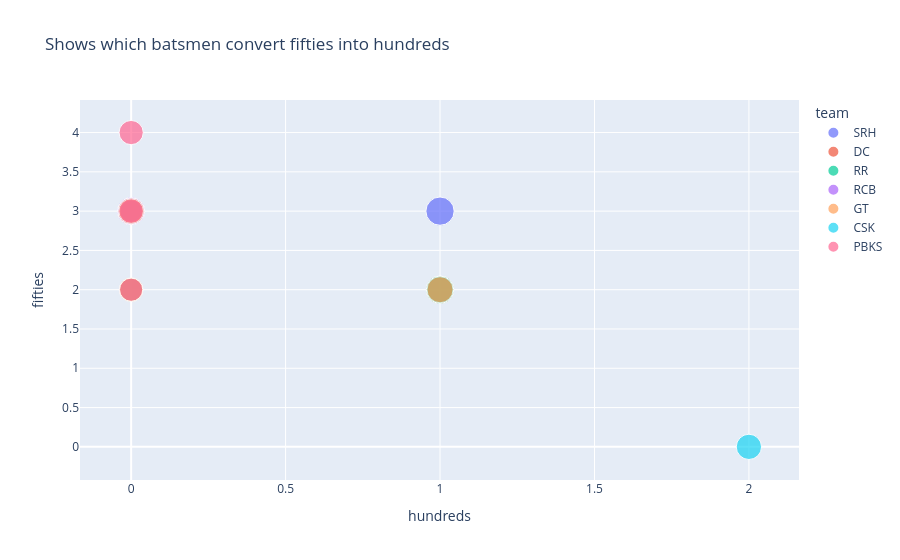

Source (notebook cell):
### Code cell
px.scatter(df, x="hundreds", y="fifties", size="runs", color="team", title="Shows which batsmen convert fifties into hundreds")

### Figure 1 — Plotly figure (JSON) as saved in the notebook; plotly's stock layout.template omitted (floating-point values rounded to 4 significant figures)
{"data": [{"hovertemplate": "team=SRH<br>hundreds=%{x}<br>fifties=%{y}<br>runs=%{marker.size}<extra></extra>", "legendgroup": "SRH", "marker": {"color": "#636efa", "size": [380, 349, 312], "sizemode": "area", "sizeref": 0.95, "symbol": "circle"}, "mode": "markers", "name": "SRH", "orientation": "v", "showlegend": true, "type": "scatter", "x": [1, 0, 0], "xaxis": "x", "y": [3, 3, 3], "yaxis": "y"}, {"hovertemplate": "team=DC<br>hundreds=%{x}<br>fifties=%{y}<br>runs=%{marker.size}<extra></extra>", "legendgroup": "DC", "marker": {"color": "#EF553B", "size": [358], "sizemode": "area", "sizeref": 0.95, "symbol": "circle"}, "mode": "markers", "name": "DC", "orientation": "v", "showlegend": true, "type": "scatter", "x": [1], "xaxis": "x", "y": [2], "yaxis": "y"}, {"hovertemplate": "team=RR<br>hundreds=%{x}<br>fifties=%{y}<br>runs=%{marker.size}<extra></extra>", "legendgroup": "RR", "marker": {"color": "#00cc96", "size": [357, 255], "sizemode": "area", "sizeref": 0.95, "symbol": "circle"}, "mode": "markers", "name": "RR", "orientation": "v", "showlegend": true, "type": "scatter", "x": [1, 0], "xaxis": "x", "y": [2, 2], "yaxis": "y"}, {"hovertemplate": "team=RCB<br>hundreds=%{x}<br>fifties=%{y}<br>runs=%{marker.size}<extra></extra>", "legendgroup": "RCB", "marker": {"color": "#ab63fa", "size": [351, 242], "sizemode": "area", "sizeref": 0.95, "symbol": "circle"}, "mode": "markers", "name": "RCB", "orientation": "v", "showlegend": true, "type": "scatter", "x": [0, 0], "xaxis": "x", "y": [3, 3], "yaxis": "y"}, {"hovertemplate": "team=GT<br>hundreds=%{x}<br>fifties=%{y}<br>runs=%{marker.size}<extra></extra>", "legendgroup": "GT", "marker": {"color": "#FFA15A", "size": [330, 322, 270], "sizemode": "area", "sizeref": 0.95, "symbol": "circle"}, "mode": "markers", "name": "GT", "orientation": "v", "showlegend": true, "type": "scatter", "x": [0, 1, 0], "xaxis": "x", "y": [3, 2, 2], "yaxis": "y"}, {"hovertemplate": "team=CSK<br>hundreds=%{x}<br>fifties=%{y}<br>runs=%{marker.size}<extra></extra>", "legendgroup": "CSK", "marker": {"color": "#19d3f3", "size": [304], "sizemode": "area", "sizeref": 0.95, "symbol": "circle"}, "mode": "markers", "name": "CSK", "orientation": "v", "showlegend": true, "type": "scatter", "x": [2], "xaxis": "x", "y": [0], "yaxis": "y"}, {"hovertemplate": "team=PBKS<br>hundreds=%{x}<br>fifties=%{y}<br>runs=%{marker.size}<extra></extra>", "legendgroup": "PBKS", "marker": {"color": "#FF6692", "size": [287, 279, 254], "sizemode": "area", "sizeref": 0.95, "symbol": "circle"}, "mode": "markers", "name": "PBKS", "orientation": "v", "showlegend": true, "type": "scatter", "x": [0, 0, 0], "xaxis": "x", "y": [3, 4, 2], "yaxis": "y"}], "layout": {"legend": {"itemsizing": "constant", "title": {"text": "team"}, "tracegroupgap": 0}, "title": {"text": "Shows which batsmen convert fifties into hundreds"}, "xaxis": {"anchor": "y", "domain": [0, 1], "title": {"text": "hundreds"}}, "yaxis": {"anchor": "x", "domain": [0, 1], "title": {"text": "fifties"}}}}
